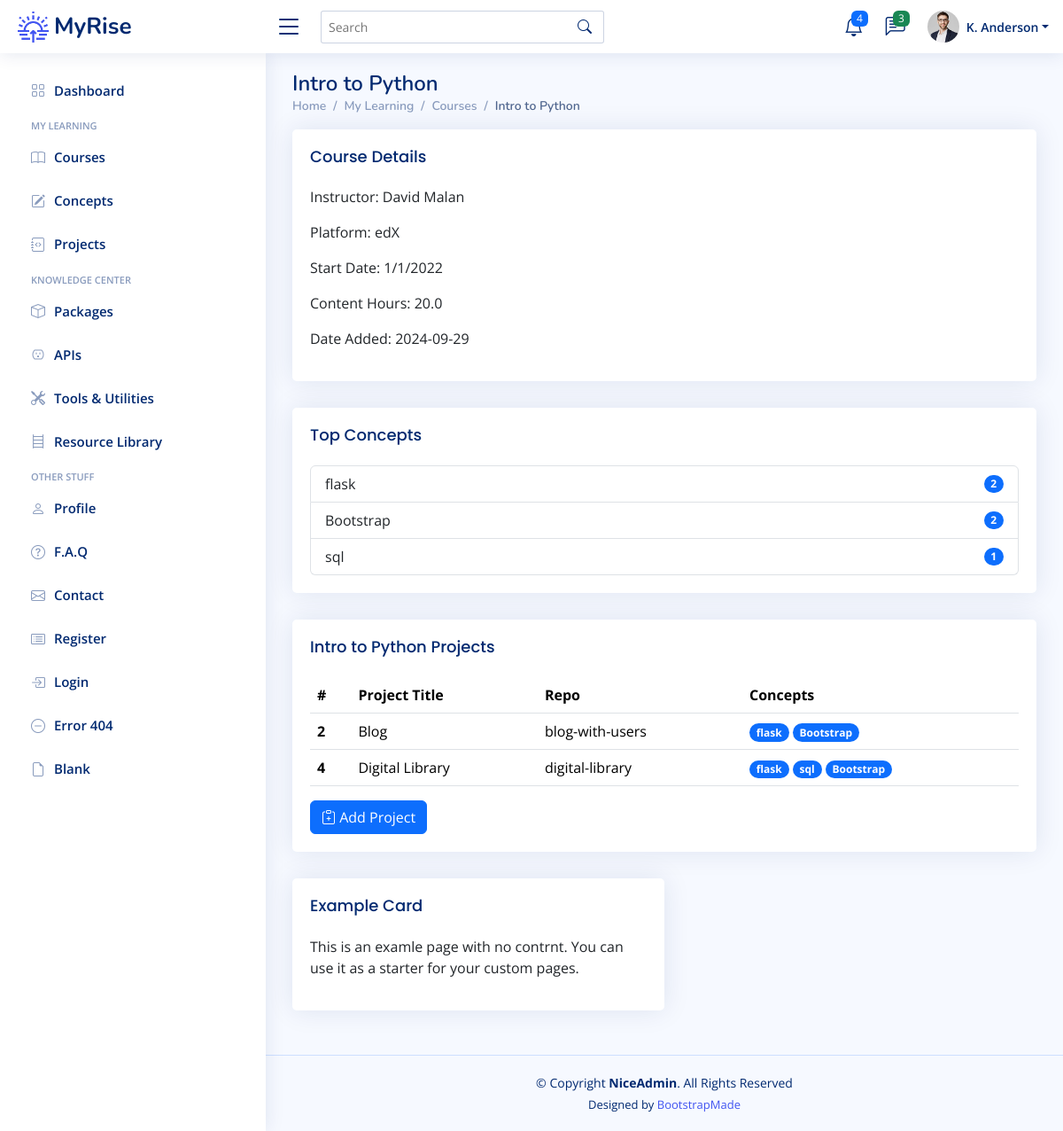
/courses/3, run on the app's committed database.
### app/models.py (models this page shows)
class Course(db.Model):
    __tablename__ = "courses"
    id: Mapped[int] = mapped_column(Integer, primary_key=True)
    title: Mapped[str] = mapped_column(String(100), unique=True)
    platform: Mapped[str] = mapped_column(String(100))
    instructor: Mapped[str] = mapped_column(String(100))
    start: Mapped[str] = mapped_column(String(25), nullable=True)
    content_hours: Mapped[float] = mapped_column(nullable=True)
    has_cert: Mapped[bool] = mapped_column(Boolean)
    date_added: Mapped[datetime.date] = mapped_column(Date, nullable=False)
    projects: Mapped[List["Project"]] = relationship(back_populates="course")

class Concept(db.Model):
    __tablename__ = "concepts"
    id: Mapped[int] = mapped_column(Integer, primary_key=True)
    concept_term: Mapped[str] = mapped_column(String(50), nullable=False)
    category: Mapped[str] = mapped_column(String(100), nullable=True)
    description: Mapped[str] = mapped_column(Text, nullable=True)

class Project(db.Model):
    __tablename__ = "projects"
    id: Mapped[int] = mapped_column(Integer, primary_key=True)
    project_title: Mapped[str] = mapped_column(String(100), nullable=False)
    project_repo: Mapped[str] = mapped_column(String(100), nullable=False)
    concepts: Mapped[List["Concept"]] = relationship('Concept', secondary=project_concept, backref='projects')
    section: Mapped[str] = mapped_column(String(100))
    lecture: Mapped[str] = mapped_column(String(100))
    date_added: Mapped[datetime.date] = mapped_column(Date, nullable=False)
    course_id: Mapped[int] = mapped_column(Integer, ForeignKey(Course.id), index=True)
    course: Mapped["Course"] = relationship(back_populates="projects")

### app/routes.py (the view)
@app.route('/courses/<int:num>')
def course_detail(num):
    target_course = db.get_or_404(Course, num)
    all_projects = db.session.execute(db.select(Project).filter_by(course_id=num)).scalars().all()
    course_concepts = {}
    for proj in all_projects:
        for concept in proj.concepts:
            if concept.concept_term in course_concepts:
                course_concepts[concept.concept_term] += 1
            else:
                course_concepts[concept.concept_term] = 1
    sorted_concepts = dict(
        sorted(course_concepts.items(), key=lambda item: item[1], reverse=True))
    return render_template('course-detail.html', course=target_course, all_projects=all_projects, top_concepts=sorted_concepts)

### app/templates/course-detail.html (shortened to what this page needs)
{% extends 'base.html' %}
{% from 'bootstrap5/form.html' import render_form %}
{% block content %}
	<main id="main" class="main">
    <div class="pagetitle">
      <h1>{{ course.title }}</h1>
      <nav>
        <ol class="breadcrumb">
          <li class="breadcrumb-item"><a href="index.html">Home</a></li>
          <li class="breadcrumb-item">My Learning</li>
          <li class="breadcrumb-item">Courses</li>
		  <li class="breadcrumb-item active">{{ course.title }}</li>
        </ol>
      </nav>
    </div>
		<div class="card">
            <div class="card-body">
              <h5 class="card-title">Course Details</h5>
					<p>Instructor: {{ course.instructor }}</p>
					<p>Platform: {{ course.platform }}</p>
					<p>Start Date: {{ course.start }}</p>
					<p>Content Hours: {{ course.content_hours }}</p>
					<p>Date Added: {{ course.date_added }}</p>
              </div>
		  </div>
	<div class="card">
            <div class="card-body">
              <h5 class="card-title">Top Concepts</h5>
              <ul class="list-group">
				  {% for concept, count in top_concepts.items() %}
				  <li class="list-group-item d-flex justify-content-between align-items-center">
					  {{ concept }}
                  <span class="badge bg-primary rounded-pill">{{ count }}</span>
                </li>
				  {% endfor %}
              </ul>
            </div>
          </div>
	 <div class="card">
		<div class="card-body">
		  <h5 class="card-title">{{ course.title }} Projects</h5>
		  <table class="table table-hover">
			<thead>
			  <tr>
			    <th scope="col">#</th>
				<th scope="col">Project Title</th>
				<th scope="col">Repo</th>
				<th scope="col">Concepts</th>
			  </tr>
			</thead>
			<tbody>
			{% for project in all_projects %}
			  <tr>
				<th scope="row">{{ project.id }}</th>
				<td>{{ project.project_title }}</td>
				<td>{{ project.project_repo }}</td>
				<td>{% for concept in project.concepts %} <span class="badge rounded-pill bg-primary"> {{ concept.concept_term }} </span> {% endfor %}</td>
			  </tr>
			{% endfor %}
			</tbody>
		  </table>
			<a href="{{ url_for('add_new_project', course_id=course.id) }}">
		  <button type="button" class="btn btn-primary"><i class="bi bi-clipboard-plus"></i> Add Project</button>
			</a>
		</div>
	 </div>
    <section class="section">
        <div class="col-lg-6">
          <div class="card">
            <div class="card-body">
              <h5 class="card-title">Example Card</h5>
              <p>This is an examle page with no contrnt. You can use it as a starter for your custom pages.</p>
            </div>
          </div>
        </div>
    </section>
	</main>
{% endblock %}

### app/static/css/style.css (style rules this page uses)
:root { scroll-behavior: smooth; }
body { font-family: "Open Sans", sans-serif; background: #f6f9ff; color: #444444; }
a { color: #4154f1; text-decoration: none; }
h1, h2, h3, h4, h5, h6 { font-family: "Nunito", sans-serif; }
#main { margin-top: 60px; padding: 20px 30px; transition: all 0.3s; }
.pagetitle { margin-bottom: 10px; }
.pagetitle h1 { font-size: 24px; margin-bottom: 0; font-weight: 600; color: #012970; }
.card { margin-bottom: 30px; border: none; border-radius: 5px; box-shadow: 0px 0 30px rgba(1, 41, 112, 0.1); }
.card-title { padding: 20px 0 15px 0; font-size: 18px; font-weight: 500; color: #012970; font-family: "Poppins", sans-serif; }
.card-body { padding: 0 20px 20px 20px; }
.breadcrumb { font-size: 14px; font-family: "Nunito", sans-serif; color: #899bbd; font-weight: 600; }
.breadcrumb a { color: #899bbd; transition: 0.3s; }
.breadcrumb .breadcrumb-item::before { color: #899bbd; }
.breadcrumb .active { color: #51678f; font-weight: 600; }
@media (min-width: 1200px) { #main, #footer { margin-left: 300px; } }

### data on the page
Course: title "Intro to Python", instructor "David Malan", platform "edX", start "1/1/2022", content_hours "20.0", date_added "2024-09-29"
Concept: concept_term "flask", count "2"
Concept: concept_term "Bootstrap", count "2"
Concept: concept_term "sql", count "1"
Project: id "2", project_title "Blog", project_repo "blog-with-users"
Project: id "4", project_title "Digital Library", project_repo "digital-library"
